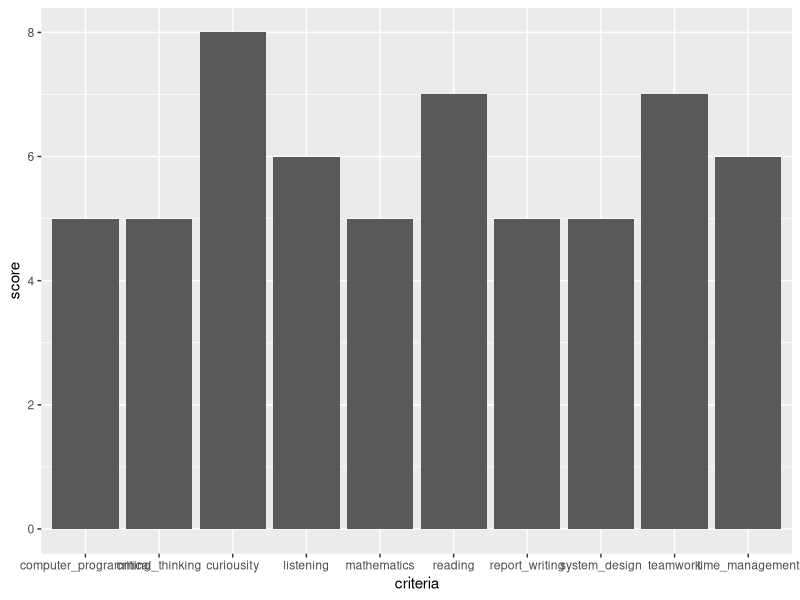

The R script that drew this image:
#create data science profile
criteria<-c("reading","critical_thinking", "time_management","mathematics","computer_programming","system_design","report_writing","listening","teamwork","curiousity")
score<-c(7,5,6,5,5,5,5,6,7,8)

data_science_profile<-data.frame(criteria,score)

data_science_profile

library(ggplot2)

ggplot(data = data_science_profile, aes(x=criteria,y=score)) +
  geom_bar(stat = "identity")

